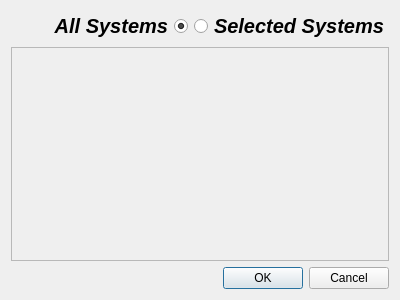
<?xml version="1.0" encoding="UTF-8"?>
<ui version="4.0">
 <class>Dialog</class>
 <widget class="QDialog" name="Dialog">
  <property name="geometry">
   <rect>
    <x>0</x>
    <y>0</y>
    <width>400</width>
    <height>300</height>
   </rect>
  </property>
  <property name="windowTitle">
   <string>Dialog</string>
  </property>
  <layout class="QGridLayout" name="gridLayout">
   <item row="4" column="0" colspan="2">
    <widget class="QDialogButtonBox" name="buttonBox">
     <property name="orientation">
      <enum>Qt::Orientation::Horizontal</enum>
     </property>
     <property name="standardButtons">
      <set>QDialogButtonBox::StandardButton::Cancel|QDialogButtonBox::StandardButton::Ok</set>
     </property>
    </widget>
   </item>
   <item row="3" column="0" colspan="2">
    <widget class="QScrollArea" name="scrollArea">
     <property name="widgetResizable">
      <bool>true</bool>
     </property>
     <widget class="QWidget" name="scrollAreaWidgetContents">
      <property name="geometry">
       <rect>
        <x>0</x>
        <y>0</y>
        <width>380</width>
        <height>212</height>
       </rect>
      </property>
      <layout class="QVBoxLayout" name="verticalLayout_2"/>
     </widget>
    </widget>
   </item>
   <item row="0" column="0">
    <widget class="QRadioButton" name="all_systems_rb">
     <property name="font">
      <font>
       <pointsize>15</pointsize>
       <italic>true</italic>
       <bold>true</bold>
      </font>
     </property>
     <property name="layoutDirection">
      <enum>Qt::LayoutDirection::RightToLeft</enum>
     </property>
     <property name="text">
      <string>All Systems</string>
     </property>
     <property name="checked">
      <bool>true</bool>
     </property>
    </widget>
   </item>
   <item row="0" column="1">
    <widget class="QRadioButton" name="selected_systems_rb">
     <property name="font">
      <font>
       <pointsize>15</pointsize>
       <italic>true</italic>
       <bold>true</bold>
      </font>
     </property>
     <property name="text">
      <string>Selected Systems</string>
     </property>
    </widget>
   </item>
  </layout>
 </widget>
 <resources/>
 <connections>
  <connection>
   <sender>buttonBox</sender>
   <signal>accepted()</signal>
   <receiver>Dialog</receiver>
   <slot>accept()</slot>
   <hints>
    <hint type="sourcelabel">
     <x>248</x>
     <y>254</y>
    </hint>
    <hint type="destinationlabel">
     <x>157</x>
     <y>274</y>
    </hint>
   </hints>
  </connection>
  <connection>
   <sender>buttonBox</sender>
   <signal>rejected()</signal>
   <receiver>Dialog</receiver>
   <slot>reject()</slot>
   <hints>
    <hint type="sourcelabel">
     <x>316</x>
     <y>260</y>
    </hint>
    <hint type="destinationlabel">
     <x>286</x>
     <y>274</y>
    </hint>
   </hints>
  </connection>
 </connections>
</ui>
